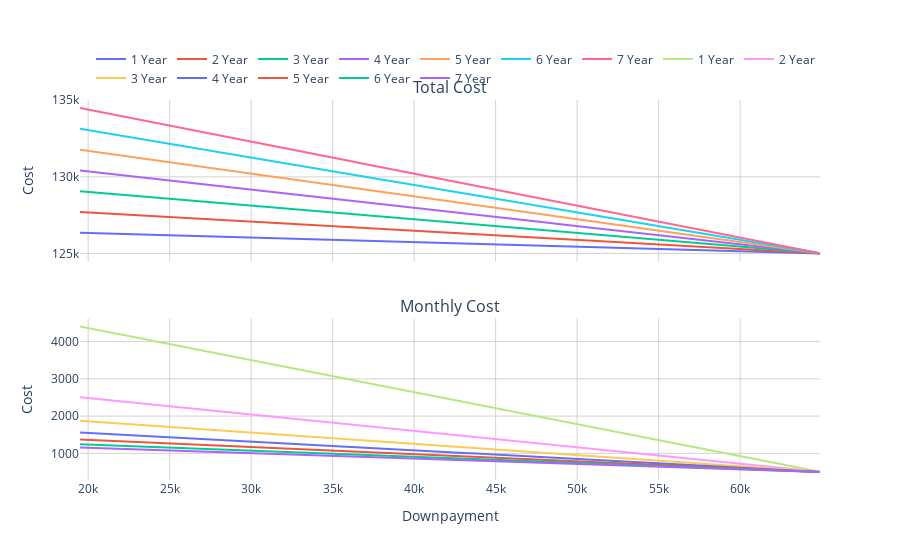

Source (notebook cell):
### Code cell
fig = make_subplots(rows=2, cols=1, 
                    shared_xaxes=True, 
                    vertical_spacing=0.15,
                    subplot_titles=("Total Cost","Monthly Cost"))

for t in range(1,8):
    fig.add_trace(go.Scatter(x=car_loan_df["Downpayment"],y=car_loan_df["{} Year".format(t)], mode='lines',name='{} Year'.format(t), hovertemplate=
    '<b>Downpayment</b>: $%{x}<br>'+
    '<b>Total Cost</b>: $%{y}'), row=1, col=1)

for t in range(1,8):
    fig.add_trace(go.Scatter(x=car_loan_df["Downpayment"],y=car_loan_df["{} Year(M)".format(t)], mode='lines',name='{} Year'.format(t), hovertemplate=
    '<b>Downpayment</b>: $%{x}<br>'+
    '<b>Monthly Cost</b>: $%{y}'), row=2, col=1)

fig.update_layout(legend=dict(
    orientation="h",
    yanchor="bottom",
    y=1.02,
    xanchor="right",
    x=1
))
fig.update_layout({"plot_bgcolor":"white"})
fig.update_xaxes(title_text="Downpayment", showgrid=True, gridwidth=1, gridcolor='lightgrey', row=2,col=1)
fig.update_xaxes(showgrid=True, gridwidth=1, gridcolor='lightgrey', row=1,col=1)
fig.update_yaxes(title_text="Cost", showgrid=True, gridwidth=1, gridcolor='lightgrey', row=1,col=1)
fig.update_yaxes(title_text="Cost", showgrid=True, gridwidth=1, gridcolor='lightgrey', row=2,col=1)
fig.show()

### Figure 1 — Plotly figure (JSON) as saved in the notebook; plotly's stock layout.template omitted (floating-point values rounded to 4 significant figures; data arrays with more than 128 entries replaced by an {"elided": "..."} marker saying what was removed)
{"data": [{"hovertemplate": "<b>Downpayment</b>: $%{x}<br><b>Total Cost</b>: $%{y}", "mode": "lines", "name": "1 Year", "type": "scatter", "x": {"elided": "228 int values"}, "xaxis": "x", "y": {"elided": "228 float values"}, "yaxis": "y"}, {"hovertemplate": "<b>Downpayment</b>: $%{x}<br><b>Total Cost</b>: $%{y}", "mode": "lines", "name": "2 Year", "type": "scatter", "x": {"elided": "228 int values"}, "xaxis": "x", "y": {"elided": "228 float values"}, "yaxis": "y"}, {"hovertemplate": "<b>Downpayment</b>: $%{x}<br><b>Total Cost</b>: $%{y}", "mode": "lines", "name": "3 Year", "type": "scatter", "x": {"elided": "228 int values"}, "xaxis": "x", "y": {"elided": "228 float values"}, "yaxis": "y"}, {"hovertemplate": "<b>Downpayment</b>: $%{x}<br><b>Total Cost</b>: $%{y}", "mode": "lines", "name": "4 Year", "type": "scatter", "x": {"elided": "228 int values"}, "xaxis": "x", "y": {"elided": "228 float values"}, "yaxis": "y"}, {"hovertemplate": "<b>Downpayment</b>: $%{x}<br><b>Total Cost</b>: $%{y}", "mode": "lines", "name": "5 Year", "type": "scatter", "x": {"elided": "228 int values"}, "xaxis": "x", "y": {"elided": "228 float values"}, "yaxis": "y"}, {"hovertemplate": "<b>Downpayment</b>: $%{x}<br><b>Total Cost</b>: $%{y}", "mode": "lines", "name": "6 Year", "type": "scatter", "x": {"elided": "228 int values"}, "xaxis": "x", "y": {"elided": "228 float values"}, "yaxis": "y"}, {"hovertemplate": "<b>Downpayment</b>: $%{x}<br><b>Total Cost</b>: $%{y}", "mode": "lines", "name": "7 Year", "type": "scatter", "x": {"elided": "228 int values"}, "xaxis": "x", "y": {"elided": "228 float values"}, "yaxis": "y"}, {"hovertemplate": "<b>Downpayment</b>: $%{x}<br><b>Monthly Cost</b>: $%{y}", "mode": "lines", "name": "1 Year", "type": "scatter", "x": {"elided": "228 int values"}, "xaxis": "x2", "y": {"elided": "228 float values"}, "yaxis": "y2"}, {"hovertemplate": "<b>Downpayment</b>: $%{x}<br><b>Monthly Cost</b>: $%{y}", "mode": "lines", "name": "2 Year", "type": "scatter", "x": {"elided": "228 int values"}, "xaxis": "x2", "y": {"elided": "228 float values"}, "yaxis": "y2"}, {"hovertemplate": "<b>Downpayment</b>: $%{x}<br><b>Monthly Cost</b>: $%{y}", "mode": "lines", "name": "3 Year", "type": "scatter", "x": {"elided": "228 int values"}, "xaxis": "x2", "y": {"elided": "228 float values"}, "yaxis": "y2"}, {"hovertemplate": "<b>Downpayment</b>: $%{x}<br><b>Monthly Cost</b>: $%{y}", "mode": "lines", "name": "4 Year", "type": "scatter", "x": {"elided": "228 int values"}, "xaxis": "x2", "y": {"elided": "228 float values"}, "yaxis": "y2"}, {"hovertemplate": "<b>Downpayment</b>: $%{x}<br><b>Monthly Cost</b>: $%{y}", "mode": "lines", "name": "5 Year", "type": "scatter", "x": {"elided": "228 int values"}, "xaxis": "x2", "y": {"elided": "228 float values"}, "yaxis": "y2"}, {"hovertemplate": "<b>Downpayment</b>: $%{x}<br><b>Monthly Cost</b>: $%{y}", "mode": "lines", "name": "6 Year", "type": "scatter", "x": {"elided": "228 int values"}, "xaxis": "x2", "y": {"elided": "228 float values"}, "yaxis": "y2"}, {"hovertemplate": "<b>Downpayment</b>: $%{x}<br><b>Monthly Cost</b>: $%{y}", "mode": "lines", "name": "7 Year", "type": "scatter", "x": {"elided": "228 int values"}, "xaxis": "x2", "y": {"elided": "228 float values"}, "yaxis": "y2"}], "layout": {"annotations": [{"font": {"size": 16}, "showarrow": false, "text": "Total Cost", "x": 0.5, "xanchor": "center", "xref": "paper", "y": 1, "yanchor": "bottom", "yref": "paper"}, {"font": {"size": 16}, "showarrow": false, "text": "Monthly Cost", "x": 0.5, "xanchor": "center", "xref": "paper", "y": 0.425, "yanchor": "bottom", "yref": "paper"}], "legend": {"orientation": "h", "x": 1, "xanchor": "right", "y": 1.02, "yanchor": "bottom"}, "plot_bgcolor": "white", "xaxis": {"anchor": "y", "domain": [0, 1], "gridcolor": "lightgrey", "gridwidth": 1, "matches": "x2", "showgrid": true, "showticklabels": false}, "xaxis2": {"anchor": "y2", "domain": [0, 1], "gridcolor": "lightgrey", "gridwidth": 1, "showgrid": true, "title": {"text": "Downpayment"}}, "yaxis": {"anchor": "x", "domain": [0.575, 1], "gridcolor": "lightgrey", "gridwidth": 1, "showgrid": true, "title": {"text": "Cost"}}, "yaxis2": {"anchor": "x2", "domain": [0, 0.425], "gridcolor": "lightgrey", "gridwidth": 1, "showgrid": true, "title": {"text": "Cost"}}}}
